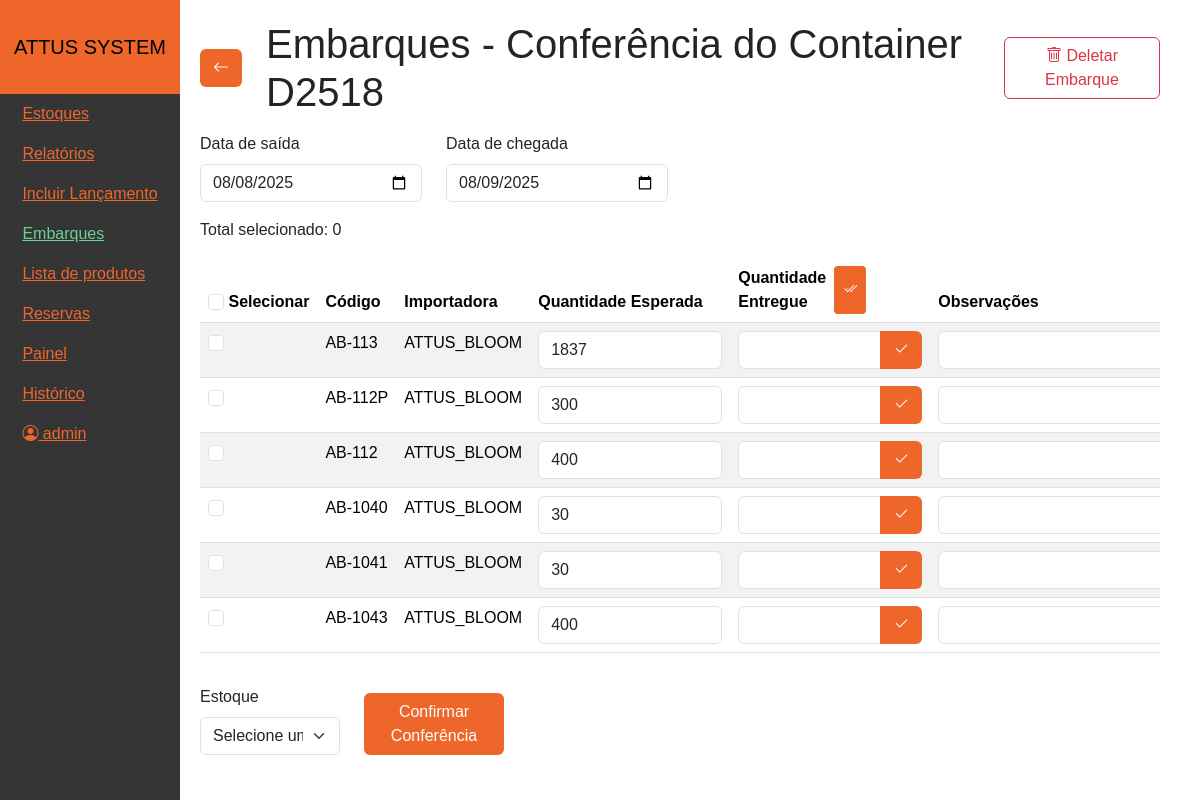
The app's page /embarques/conferir/361 (signed in) with its own data.
### tables this page shows
CREATE TABLE `users` (
  `ID` int NOT NULL AUTO_INCREMENT,
  `username` varchar(30) NOT NULL,
  `email` varchar(255) NOT NULL,
  `password` varchar(255) NOT NULL,
  `active` tinyint(1) DEFAULT '0',
  `group_ID` int DEFAULT '99',
  PRIMARY KEY (`ID`),
  UNIQUE KEY `username` (`username`),
  UNIQUE KEY `email` (`email`),
  KEY `group_ID` (`group_ID`)
);

CREATE TABLE `lote_container` (
  `ID` int NOT NULL AUTO_INCREMENT,
  `name` varchar(100) NOT NULL,
  `created_at` datetime NOT NULL DEFAULT CURRENT_TIMESTAMP,
  PRIMARY KEY (`ID`),
  UNIQUE KEY `name` (`name`)
);

CREATE TABLE `products_in_container` (
  `ID` int NOT NULL AUTO_INCREMENT,
  `product_ID` int NOT NULL,
  `container_ID` int NOT NULL,
  `quantity` int NOT NULL DEFAULT '0',
  `quantity_expected` int DEFAULT NULL,
  `in_stock` tinyint(1) DEFAULT '1',
  `departure_date` date DEFAULT NULL,
  `arrival_date` date DEFAULT NULL,
  `created_at` datetime NOT NULL DEFAULT CURRENT_TIMESTAMP,
  `updated_at` timestamp NOT NULL DEFAULT CURRENT_TIMESTAMP ON UPDATE CURRENT_TIMESTAMP,
  PRIMARY KEY (`ID`),
  KEY `product_ID` (`product_ID`),
  KEY `container_ID` (`container_ID`),
  CONSTRAINT `products_in_container_ibfk_1` FOREIGN KEY (`product_ID`) REFERENCES `products` (`ID`) ON DELETE CASCADE
);

CREATE TABLE `products` (
  `ID` int NOT NULL AUTO_INCREMENT,
  `code` varchar(30) NOT NULL,
  `description` varchar(255) DEFAULT NULL,
  `chinese_description` varchar(255) DEFAULT NULL,
  `importer` varchar(30) NOT NULL,
  `ean` varchar(13) DEFAULT NULL,
  `is_active` tinyint(1) DEFAULT '1',
  `created_at` timestamp NOT NULL DEFAULT CURRENT_TIMESTAMP,
  `giro_percentual` float unsigned zerofill DEFAULT NULL,
  PRIMARY KEY (`ID`)
);

### Controllers/_Viewer.php (called while the page is built)
<?php
class _Viewer
{
    public function view($view, $data = [])
    {
        extract($data);
        require_once "Views/$view.php";
    }
}

### Controllers/EmbarquesController.php (called while the page is built, shortened)
<?php
require_once "Models/Container.php";
class EmbarquesController extends _Controller
{
    private $containerModel;
    public function __construct()
    {
        parent::__construct("Embarques");
        $this->containerModel = new Container();
    }
    public function conferir($container_ID)
    {
        $sucesso = isset($_SESSION['sucesso']) ? $_SESSION['sucesso'] : false;
        $mensagem_erro = isset($_SESSION['mensagem_erro']) ? $_SESSION['mensagem_erro'] : "";
        $page = 1;
        $where = "pc.`in_stock` = 0";
        $productsData = $this->containerModel->produtosById($container_ID, $page, where: $where);
        $container = $this->containerModel->byId($container_ID);
        $this->view("Embarques/Conferir", [
            "products" => $productsData["products"],
            "container_ID" => $container_ID,
            "container" => $container,
            "pageCount" => $productsData["pageCount"],
            "sucesso" => $sucesso,
            "mensagem_erro" => $mensagem_erro
        ]);
    }
}

### Managers/AuthManager.php (called while the page is built, shortened)
<?php
require_once "Models/User.php";
class AuthManager
{
    public static function isLoggedIn()
    {
        return isset($_COOKIE['user_id']) && !empty($_COOKIE['user_id'])
            && isset($_COOKIE['user_email']) && !empty($_COOKIE['user_email'])
            && isset($_COOKIE['user_name']) && !empty($_COOKIE['user_name']);
    }
    public static function getUser()
    {
        if (AuthManager::isLoggedIn()) {
            return [
                'id' => $_COOKIE['user_id'],
                'email' => $_COOKIE['user_email'],
                'name' => $_COOKIE['user_name']
            ];
        }
        return null;
    }
}

### Models/Model.php (called while the page is built, shortened)
<?php
require_once "Models/Database.php";
class Model
{
    public function __construct()
    {
        $this->db = Database::getInstance();
    }
}

### Models/Database.php (called while the page is built, shortened)
<?php
class Database
{
    private static $host;
    private static $username;
    private static $password;
    private static $dbname;
    private $conn;
    private static $instance = null;
    public function __construct()
    {
        self::$host = ConfigManager::$DATABASE_HOST;
        self::$username = ConfigManager::$DATABASE_USERNAME;
        self::$password = ConfigManager::$DATABASE_PASSWORD;
        self::$dbname = ConfigManager::$DATABASE_NAME;
        $this->conn = new mysqli(self::$host, self::$username, self::$password, self::$dbname);
    }
    public static function getInstance()
    {
        if (self::$instance === null) {
            self::$instance = new self();
        }
        return self::$instance;
    }
    public function query($sql)
    {
        return $this->conn->query($sql);
    }
    public function prepare($sql)
    {
        return $this->conn->prepare($sql);
    }
}

### Models/User.php (called while the page is built, shortened)
<?php
require_once "Models/Model.php";
class User extends Model
{
    public function getUserById($id)
    {
        $sql = "SELECT * FROM `users` WHERE `id` = ?";
        $stmt = $this->db->prepare($sql);
        $stmt->bind_param("i", $id);
        $stmt->execute();
        $result = $stmt->get_result();
        return $result->fetch_assoc();
    }
}

### Managers/UserPermissionManager.php (called while the page is built, shortened)
<?php
require_once "Models/User.php";
class UserPermissionManager
{
    public function __construct($userId)
    {
        $userModel = new User();
        $user = $userModel->getUserById($userId);
    }
}

### Controllers/_Controller.php (called while the page is built, shortened)
<?php
require_once "Managers/AuthManager.php";
require_once "Managers/UserPermissionManager.php";
require_once "Controllers/_Viewer.php";
class _Controller extends _Viewer
{
    public function __construct($controller_name = null)
    {
        $user = AuthManager::getUser();
        $this->userPermissionManager = new UserPermissionManager($user['id']);
    }
}

### Models/Container.php (called while the page is built, shortened)
<?php
require_once "Models/Model.php";
class Container extends Model
{
    public function produtosById($container_ID, int $page = 1, int $limit = 50, $where = 1)
    {
        $offset = ($page - 1) * $limit;
        $sql = "SELECT pc.*, p.`code`, p.`importer` FROM products_in_container pc
        INNER JOIN products p ON p.ID = pc.product_ID
        WHERE pc.`container_ID` = $container_ID AND $where
        ORDER BY `created_at` DESC LIMIT $limit OFFSET $offset";
        $products = $this->db->query($sql);
        $pageCount = ceil($this->db->query("SELECT COUNT(*) as count FROM products_in_container WHERE `container_ID` = $container_ID")->fetch_assoc()["count"] / $limit);
        return [
            "products" => $products,
            "pageCount" => $pageCount
        ];
    }
    public function byId($container_ID)
    {
        $stmt = $this->db->prepare("SELECT * FROM `lote_container` WHERE `ID` = ?");
        $stmt->bind_param("i", $container_ID);
        $stmt->execute();
        $result = $stmt->get_result();
        return $result->fetch_assoc();
    }
}

### Views/Embarques/Conferir.php (the view, shortened to what this page needs)
<?php
$pageTitle = "Embarques";
require "Components/Header.php";
$productList = $products->fetch_all(MYSQLI_ASSOC);
$firstProduct = $productList[0] ?? null;
?>
<main>
    <div class="d-flex gap-4 align-items-center mb-3">
        <button id="go-back" class="btn btn-custom">
            <i class="bi bi-arrow-left"></i>
        </button>
        <h1 class="mb-0">
            <?= $pageTitle ?> - Conferência do Container <?= $container['name'] ?>
        </h1>
        <a href="/embarques/deletar/<?= $container_ID ?>" class="btn btn-outline-danger ms-auto"
            onclick="return confirm('Tem certeza que deseja deletar este embarque? Esta ação não pode ser desfeita.')">
            <i class="bi bi-trash"></i> Deletar Embarque
        </a>
    </div>
    <div class="row">
        <div class="col-3">
            <form method="POST" action="/embarques/editar/<?= $container_ID ?>" id="departure-form" class="mb-3"
                style="max-width: 300px;">
                <label for="departure_date" class="form-label">Data de saída</label>
                <input type="date" class="form-control" id="departure_date" name="departure_date"
                    value="<?= $firstProduct ? htmlspecialchars($firstProduct['departure_date']) : '' ?>"
                    data-original="<?= $firstProduct ? htmlspecialchars($firstProduct['departure_date']) : '' ?>">
            </form>
        </div>
        <div class="col-3">
            <div class="mb-3" style="max-width: 300px;">
                <label for="arrival_date" class="form-label">Data de chegada</label>
                <input type="date" class="form-control" id="arrival_date" value="<?= date('Y-m-d') ?>">
            </div>
        </div>
    </div>
    <div class="mb-3">
        <p>Total selecionado: <span id="total">0</span></p>
    </div>
    <div class="table-responsive" style="max-height: 60vh; min-height: 100px">
        <table class="table table-striped" style="min-width:max-content">
            <thead class="thead-dark" style="position: sticky; top: 0; z-index: 1000;">
                <tr>
                    <th>
                        <label>
                            <input type="checkbox" id="selectAll" class="form-check-input">
                            Selecionar
                        </label>
                    </th>
                    <th>Código</th>
                    <th>Importadora</th>
                    <th>Quantidade Esperada</th>
                    <th style="max-width: 200px;">
                        <div class="d-flex">
                            Quantidade <br /> Entregue
                            <button type="button" id="completar-todos" class="btn btn-sm btn-custom ms-2"
                                title="Completar todos">
                                <i class="bi bi-check2-all"></i>
                            </button>
                        </div>
                    </th>
                    <th>Observações</th>
                </tr>
            </thead>
            <tbody>
                <?php if (!empty($productList)): ?>
                    <?php foreach ($productList as $row): ?>
                        <tr data-id="<?= $row['product_ID'] ?>">
                            <td>
                                <input type="checkbox" class="form-check-input product-checkbox" name="selected_product_ids[]"
                                    value="<?= $row['product_ID'] ?>">
                            </td>
                            <td><?= htmlspecialchars($row['code']) ?></td>
                            <td><?= htmlspecialchars($row['importer']) ?></td>
                            <td style="max-width: 200px;">
                                <input type="number" class="form-control quantity-expected-input"
                                    data-product-id="<?= $row['product_ID'] ?>" value="<?= $row['quantity_expected'] ?? 0 ?>"
                                    min="0">
                            </td>
                            <td style="max-width: 200px;">
                                <div class="input-group" style="max-width: 200px;">
                                    <input type="number" class="form-control quantity-delivered-input"
                                        data-expect="<?= $row['quantity_expected'] ?? 0 ?>"
                                        data-product-id="<?= $row['product_ID'] ?>" name="quantity_delivered[]" min="0">
                                    <button class="btn btn-custom completar" type="button">
                                        <i class="bi bi-check2"></i>
                                    </button>
                                </div>
                            </td>
                            <td>
                                <input type="text" class="form-control observation-input"
                                    data-product-id="<?= $row['product_ID'] ?>" name="observations[]">
                            </td>
                        </tr>
                    <?php endforeach; ?>
                <?php endif; ?>
            </tbody>
        </table>
    </div>
    <form method="POST" action="/embarques/conferir/<?= $container_ID ?>" id="main-form" class="mt-3">
        <div class="row align-items-end">
            <div class="col-2">
                <label for="inputEstoque" class="form-label">Estoque</label>
                <select class="form-select" id="inputEstoque" name="to_stock" required>
                    <option value="">Selecione um estoque</option>
                </select>
            </div>
            <div class="col-2">
                <button type="submit" class="btn btn-custom w-100">Confirmar Conferência</button>
            </div>
        </div>
    </form>
</main>
<?php
include "Components/Template.php";
?>

### Components/Header.php (shortened to what this page needs)
<link rel="stylesheet" href="/public/grid-template.css">
<header>
  <nav class="navbar navbar-expand-md p-0">
    <div id="logoArea">
      <a class="navbar-brand p-0 m-0" href="/">ATTUS SYSTEM</a>
    </div>
    <div class="collapse navbar-collapse w-100" id="navbarSupportedContent">
      <ul class="navbar-nav mb-2 mb-lg-0">
        <li class="nav-item">
          <a class="nav-link <?= (isset($pageTitle) && $pageTitle === "Estoques") ? 'active' : ''; ?>" href="/">Estoques</a>
        </li>
        <li class="nav-item">
          <a class="nav-link <?= (isset($pageTitle) && $pageTitle === "Relatórios") ? 'active' : ''; ?>" href="/relatorios">Relatórios</a>
        </li>
        <li class="nav-item">
          <a class="nav-link <?= (isset($pageTitle) && $pageTitle === "Incluir Lançamento") ? 'active' : ''; ?>" href="/lancamento">Incluir Lançamento</a>
        </li>
        <li class="nav-item">
          <a class="nav-link <?= (isset($pageTitle) && $pageTitle === "Embarques") ? 'active' : ''; ?>" href="/embarques">Embarques</a>
        </li>
        <li class="nav-item">
          <a class="nav-link <?= (isset($pageTitle) && $pageTitle === "Produtos") ? 'active' : ''; ?>" href="/produtos">Lista de produtos</a>
        </li>
        <li class="nav-item">
          <a class="nav-link <?= (isset($pageTitle) && $pageTitle === "Reservas") ? 'active' : ''; ?>" href="/reservas">Reservas</a>
        </li>
        <li class="nav-item">
          <a class="nav-link <?= (isset($pageTitle) && $pageTitle === "Painel") ? 'active' : ''; ?>" href="/painel">Painel</a>
        </li>
        <li class="nav-item">
          <a class="nav-link <?= (isset($pageTitle) && $pageTitle === "Histórico") ? 'active' : ''; ?>" href="/historico">Histórico</a>
        </li>
        <li class="nav-item">
          <p class="nav-link" id="user-info">
            <i class="bi bi-person-circle"></i>
            <?php
            $user = AuthManager::getUser();
            echo $user === null ? '' : ' ' . $user['name'];
            ?>
          </p>
        </li>
      </ul>
    </div>
  </nav>
</header>

### records on screen
users: username "admin"
lote_container: name "D2518"
products_in_container: departure_date "08/08/2025", product_ID.code "AB-113", product_ID.importer "ATTUS_BLOOM", quantity_expected "1837"
products_in_container: product_ID.code "AB-112P", product_ID.importer "ATTUS_BLOOM", quantity_expected "300"
products_in_container: product_ID.code "AB-112", product_ID.importer "ATTUS_BLOOM", quantity_expected "400"
products_in_container: product_ID.code "AB-1040", product_ID.importer "ATTUS_BLOOM", quantity_expected "30"
products_in_container: product_ID.code "AB-1041", product_ID.importer "ATTUS_BLOOM", quantity_expected "30"
products_in_container: product_ID.code "AB-1043", product_ID.importer "ATTUS_BLOOM", quantity_expected "400"

### other values on screen
$pageTitle "Embarques"
